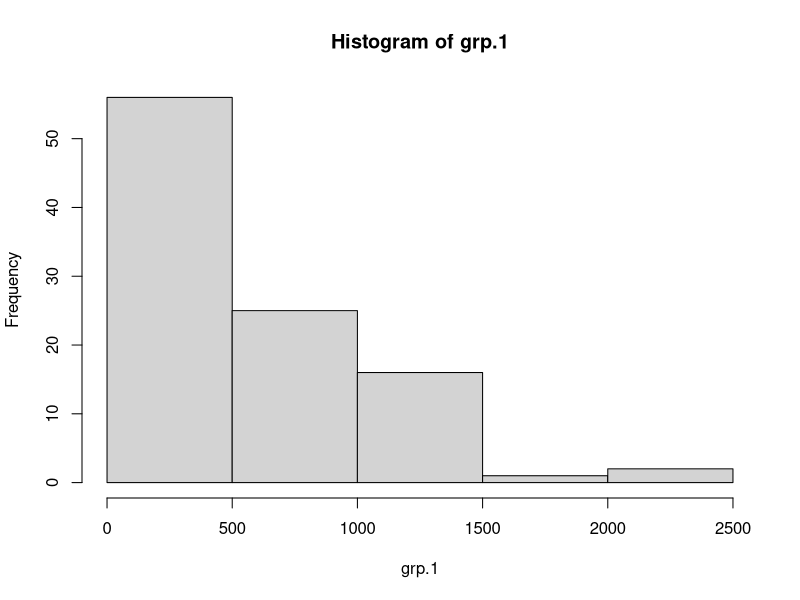
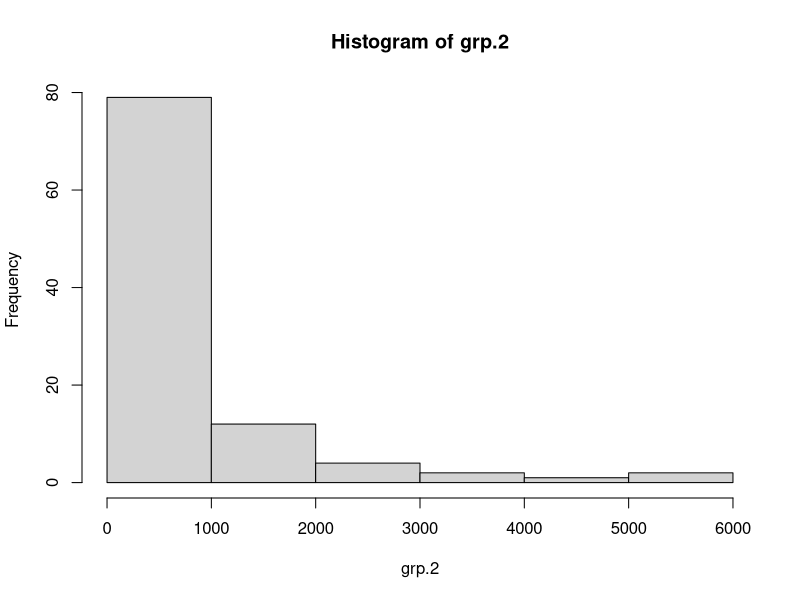
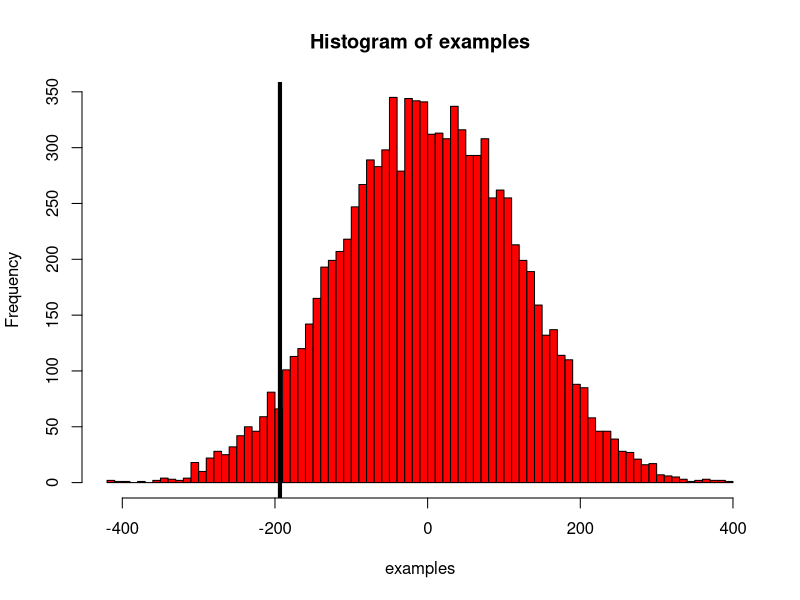

The R source for these figures, in order:
####A/B Testing Class 11/30

set.seed(3)
grp.1 <- round(rlnorm(100,6))
grp.2 <- round(rlnorm(100,6))

hist(grp.1)
hist(grp.2)
data <- c(grp.1, grp.2)

l1 <- length(grp.1)
l2 <- length(grp.2)
lt <- l1 + l2
test.diff <- mean(grp.1) - mean(grp.2)

it <- function(n){
  M = NULL
  for (i in 1:n){
    s = sample(data, lt, FALSE)
    m1 = mean(s[1:l1]) - mean(s[(l1+1):lt])
    M = c(M, m1)
  }
  return(M)
}

examples <- it(10000)

par(mfrow = c(1,1))
hist(examples, col = 'red', breaks = 100)
abline(v = test.diff, col = 'black', lwd = 4)

#1 tail test
(sum(examples<test.diff))/10000
(sum(examples>test.diff))/10000



